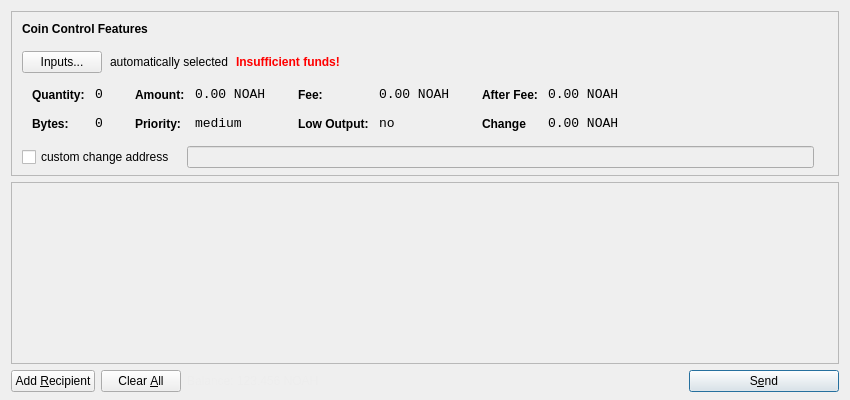
<?xml version="1.0" encoding="UTF-8"?>
<ui version="4.0">
 <class>SendCoinsDialog</class>
 <widget class="QDialog" name="SendCoinsDialog">
  <property name="geometry">
   <rect>
    <x>0</x>
    <y>0</y>
    <width>850</width>
    <height>400</height>
   </rect>
  </property>
  <property name="windowTitle">
   <string>Send Coins</string>
  </property>
  <layout class="QVBoxLayout" name="verticalLayout" stretch="0,1,0">
   <property name="bottomMargin">
    <number>8</number>
   </property>
   <item>
    <widget class="QFrame" name="frameCoinControl">
     <property name="sizePolicy">
      <sizepolicy hsizetype="Expanding" vsizetype="Expanding">
       <horstretch>0</horstretch>
       <verstretch>0</verstretch>
      </sizepolicy>
     </property>
     <property name="maximumSize">
      <size>
       <width>16777215</width>
       <height>16777215</height>
      </size>
     </property>
     <property name="frameShape">
      <enum>QFrame::StyledPanel</enum>
     </property>
     <property name="frameShadow">
      <enum>QFrame::Sunken</enum>
     </property>
     <layout class="QVBoxLayout" name="verticalLayoutCoinControl2">
      <property name="spacing">
       <number>6</number>
      </property>
      <property name="leftMargin">
       <number>0</number>
      </property>
      <property name="topMargin">
       <number>0</number>
      </property>
      <property name="rightMargin">
       <number>0</number>
      </property>
      <property name="bottomMargin">
       <number>6</number>
      </property>
      <item>
       <layout class="QVBoxLayout" name="verticalLayoutCoinControl" stretch="0,0,0,0,1">
        <property name="spacing">
         <number>0</number>
        </property>
        <property name="leftMargin">
         <number>10</number>
        </property>
        <property name="topMargin">
         <number>10</number>
        </property>
        <item>
         <layout class="QHBoxLayout" name="horizontalLayoutCoinControl1">
          <property name="bottomMargin">
           <number>15</number>
          </property>
          <item>
           <widget class="QLabel" name="labelCoinControlFeatures">
            <property name="sizePolicy">
             <sizepolicy hsizetype="Preferred" vsizetype="Maximum">
              <horstretch>0</horstretch>
              <verstretch>0</verstretch>
             </sizepolicy>
            </property>
            <property name="font">
             <font>
              <weight>75</weight>
              <bold>true</bold>
             </font>
            </property>
            <property name="styleSheet">
             <string notr="true">font-weight:bold;</string>
            </property>
            <property name="text">
             <string>Coin Control Features</string>
            </property>
           </widget>
          </item>
         </layout>
        </item>
        <item>
         <layout class="QHBoxLayout" name="horizontalLayoutCoinControl2" stretch="0,0,0,0">
          <property name="spacing">
           <number>8</number>
          </property>
          <property name="bottomMargin">
           <number>10</number>
          </property>
          <item>
           <widget class="QPushButton" name="pushButtonCoinControl">
            <property name="styleSheet">
             <string notr="true"/>
            </property>
            <property name="text">
             <string>Inputs...</string>
            </property>
           </widget>
          </item>
          <item>
           <widget class="QLabel" name="labelCoinControlAutomaticallySelected">
            <property name="text">
             <string>automatically selected</string>
            </property>
            <property name="margin">
             <number>5</number>
            </property>
           </widget>
          </item>
          <item>
           <widget class="QLabel" name="labelCoinControlInsuffFunds">
            <property name="font">
             <font>
              <weight>75</weight>
              <bold>true</bold>
             </font>
            </property>
            <property name="styleSheet">
             <string notr="true">color:red;font-weight:bold;</string>
            </property>
            <property name="text">
             <string>Insufficient funds!</string>
            </property>
            <property name="margin">
             <number>5</number>
            </property>
           </widget>
          </item>
          <item>
           <spacer name="horizontalSpacerCoinControl">
            <property name="orientation">
             <enum>Qt::Horizontal</enum>
            </property>
            <property name="sizeHint" stdset="0">
             <size>
              <width>40</width>
              <height>1</height>
             </size>
            </property>
           </spacer>
          </item>
         </layout>
        </item>
        <item>
         <widget class="QWidget" name="widgetCoinControl" native="true">
          <property name="sizePolicy">
           <sizepolicy hsizetype="Preferred" vsizetype="Preferred">
            <horstretch>0</horstretch>
            <verstretch>0</verstretch>
           </sizepolicy>
          </property>
          <property name="minimumSize">
           <size>
            <width>0</width>
            <height>0</height>
           </size>
          </property>
          <property name="styleSheet">
           <string notr="true"/>
          </property>
          <layout class="QHBoxLayout" name="horizontalLayoutCoinControl5">
           <property name="margin">
            <number>0</number>
           </property>
           <item>
            <layout class="QHBoxLayout" name="horizontalLayoutCoinControl3" stretch="0,0,0,1">
             <property name="spacing">
              <number>20</number>
             </property>
             <property name="topMargin">
              <number>0</number>
             </property>
             <property name="bottomMargin">
              <number>10</number>
             </property>
             <item>
              <layout class="QFormLayout" name="formLayoutCoinControl1">
               <property name="horizontalSpacing">
                <number>10</number>
               </property>
               <property name="verticalSpacing">
                <number>14</number>
               </property>
               <property name="leftMargin">
                <number>10</number>
               </property>
               <property name="topMargin">
                <number>4</number>
               </property>
               <property name="rightMargin">
                <number>6</number>
               </property>
               <item row="0" column="0">
                <widget class="QLabel" name="labelCoinControlQuantityText">
                 <property name="styleSheet">
                  <string notr="true">font-weight:bold;</string>
                 </property>
                 <property name="text">
                  <string>Quantity:</string>
                 </property>
                 <property name="margin">
                  <number>0</number>
                 </property>
                </widget>
               </item>
               <item row="0" column="1">
                <widget class="QLabel" name="labelCoinControlQuantity">
                 <property name="font">
                  <font>
                   <family>Monospace</family>
                   <pointsize>10</pointsize>
                  </font>
                 </property>
                 <property name="cursor">
                  <cursorShape>IBeamCursor</cursorShape>
                 </property>
                 <property name="contextMenuPolicy">
                  <enum>Qt::ActionsContextMenu</enum>
                 </property>
                 <property name="text">
                  <string>0</string>
                 </property>
                 <property name="margin">
                  <number>0</number>
                 </property>
                 <property name="textInteractionFlags">
                  <set>Qt::LinksAccessibleByMouse|Qt::TextSelectableByKeyboard|Qt::TextSelectableByMouse</set>
                 </property>
                </widget>
               </item>
               <item row="1" column="0">
                <widget class="QLabel" name="labelCoinControlBytesText">
                 <property name="styleSheet">
                  <string notr="true">font-weight:bold;</string>
                 </property>
                 <property name="text">
                  <string>Bytes:</string>
                 </property>
                </widget>
               </item>
               <item row="1" column="1">
                <widget class="QLabel" name="labelCoinControlBytes">
                 <property name="font">
                  <font>
                   <family>Monospace</family>
                   <pointsize>10</pointsize>
                  </font>
                 </property>
                 <property name="cursor">
                  <cursorShape>IBeamCursor</cursorShape>
                 </property>
                 <property name="contextMenuPolicy">
                  <enum>Qt::ActionsContextMenu</enum>
                 </property>
                 <property name="text">
                  <string>0</string>
                 </property>
                 <property name="textInteractionFlags">
                  <set>Qt::LinksAccessibleByMouse|Qt::TextSelectableByKeyboard|Qt::TextSelectableByMouse</set>
                 </property>
                </widget>
               </item>
              </layout>
             </item>
             <item>
              <layout class="QFormLayout" name="formLayoutCoinControl2">
               <property name="horizontalSpacing">
                <number>10</number>
               </property>
               <property name="verticalSpacing">
                <number>14</number>
               </property>
               <property name="leftMargin">
                <number>6</number>
               </property>
               <property name="topMargin">
                <number>4</number>
               </property>
               <property name="rightMargin">
                <number>6</number>
               </property>
               <item row="0" column="0">
                <widget class="QLabel" name="labelCoinControlAmountText">
                 <property name="styleSheet">
                  <string notr="true">font-weight:bold;</string>
                 </property>
                 <property name="text">
                  <string>Amount:</string>
                 </property>
                 <property name="margin">
                  <number>0</number>
                 </property>
                </widget>
               </item>
               <item row="0" column="1">
                <widget class="QLabel" name="labelCoinControlAmount">
                 <property name="font">
                  <font>
                   <family>Monospace</family>
                   <pointsize>10</pointsize>
                  </font>
                 </property>
                 <property name="cursor">
                  <cursorShape>IBeamCursor</cursorShape>
                 </property>
                 <property name="contextMenuPolicy">
                  <enum>Qt::ActionsContextMenu</enum>
                 </property>
                 <property name="text">
                  <string>0.00 NOAH</string>
                 </property>
                 <property name="textInteractionFlags">
                  <set>Qt::LinksAccessibleByMouse|Qt::TextSelectableByKeyboard|Qt::TextSelectableByMouse</set>
                 </property>
                </widget>
               </item>
               <item row="1" column="0">
                <widget class="QLabel" name="labelCoinControlPriorityText">
                 <property name="styleSheet">
                  <string notr="true">font-weight:bold;</string>
                 </property>
                 <property name="text">
                  <string>Priority:</string>
                 </property>
                </widget>
               </item>
               <item row="1" column="1">
                <widget class="QLabel" name="labelCoinControlPriority">
                 <property name="font">
                  <font>
                   <family>Monospace</family>
                   <pointsize>10</pointsize>
                  </font>
                 </property>
                 <property name="cursor">
                  <cursorShape>IBeamCursor</cursorShape>
                 </property>
                 <property name="contextMenuPolicy">
                  <enum>Qt::ActionsContextMenu</enum>
                 </property>
                 <property name="text">
                  <string>medium</string>
                 </property>
                 <property name="textInteractionFlags">
                  <set>Qt::LinksAccessibleByMouse|Qt::TextSelectableByKeyboard|Qt::TextSelectableByMouse</set>
                 </property>
                </widget>
               </item>
              </layout>
             </item>
             <item>
              <layout class="QFormLayout" name="formLayoutCoinControl3">
               <property name="horizontalSpacing">
                <number>10</number>
               </property>
               <property name="verticalSpacing">
                <number>14</number>
               </property>
               <property name="leftMargin">
                <number>6</number>
               </property>
               <property name="topMargin">
                <number>4</number>
               </property>
               <property name="rightMargin">
                <number>6</number>
               </property>
               <item row="0" column="0">
                <widget class="QLabel" name="labelCoinControlFeeText">
                 <property name="styleSheet">
                  <string notr="true">font-weight:bold;</string>
                 </property>
                 <property name="text">
                  <string>Fee:</string>
                 </property>
                 <property name="margin">
                  <number>0</number>
                 </property>
                </widget>
               </item>
               <item row="0" column="1">
                <widget class="QLabel" name="labelCoinControlFee">
                 <property name="font">
                  <font>
                   <family>Monospace</family>
                   <pointsize>10</pointsize>
                  </font>
                 </property>
                 <property name="cursor">
                  <cursorShape>IBeamCursor</cursorShape>
                 </property>
                 <property name="contextMenuPolicy">
                  <enum>Qt::ActionsContextMenu</enum>
                 </property>
                 <property name="text">
                  <string>0.00 NOAH</string>
                 </property>
                 <property name="textInteractionFlags">
                  <set>Qt::LinksAccessibleByMouse|Qt::TextSelectableByKeyboard|Qt::TextSelectableByMouse</set>
                 </property>
                </widget>
               </item>
               <item row="1" column="0">
                <widget class="QLabel" name="labelCoinControlLowOutputText">
                 <property name="styleSheet">
                  <string notr="true">font-weight:bold;</string>
                 </property>
                 <property name="text">
                  <string>Low Output:</string>
                 </property>
                </widget>
               </item>
               <item row="1" column="1">
                <widget class="QLabel" name="labelCoinControlLowOutput">
                 <property name="font">
                  <font>
                   <family>Monospace</family>
                   <pointsize>10</pointsize>
                  </font>
                 </property>
                 <property name="cursor">
                  <cursorShape>IBeamCursor</cursorShape>
                 </property>
                 <property name="contextMenuPolicy">
                  <enum>Qt::ActionsContextMenu</enum>
                 </property>
                 <property name="text">
                  <string>no</string>
                 </property>
                 <property name="textInteractionFlags">
                  <set>Qt::LinksAccessibleByMouse|Qt::TextSelectableByKeyboard|Qt::TextSelectableByMouse</set>
                 </property>
                </widget>
               </item>
              </layout>
             </item>
             <item>
              <layout class="QFormLayout" name="formLayoutCoinControl4">
               <property name="horizontalSpacing">
                <number>10</number>
               </property>
               <property name="verticalSpacing">
                <number>14</number>
               </property>
               <property name="leftMargin">
                <number>6</number>
               </property>
               <property name="topMargin">
                <number>4</number>
               </property>
               <property name="rightMargin">
                <number>6</number>
               </property>
               <item row="0" column="0">
                <widget class="QLabel" name="labelCoinControlAfterFeeText">
                 <property name="styleSheet">
                  <string notr="true">font-weight:bold;</string>
                 </property>
                 <property name="text">
                  <string>After Fee:</string>
                 </property>
                 <property name="margin">
                  <number>0</number>
                 </property>
                </widget>
               </item>
               <item row="0" column="1">
                <widget class="QLabel" name="labelCoinControlAfterFee">
                 <property name="font">
                  <font>
                   <family>Monospace</family>
                   <pointsize>10</pointsize>
                  </font>
                 </property>
                 <property name="cursor">
                  <cursorShape>IBeamCursor</cursorShape>
                 </property>
                 <property name="contextMenuPolicy">
                  <enum>Qt::ActionsContextMenu</enum>
                 </property>
                 <property name="text">
                  <string>0.00 NOAH</string>
                 </property>
                 <property name="textInteractionFlags">
                  <set>Qt::LinksAccessibleByMouse|Qt::TextSelectableByKeyboard|Qt::TextSelectableByMouse</set>
                 </property>
                </widget>
               </item>
               <item row="1" column="0">
                <widget class="QLabel" name="labelCoinControlChangeText">
                 <property name="styleSheet">
                  <string notr="true">font-weight:bold;</string>
                 </property>
                 <property name="text">
                  <string>Change</string>
                 </property>
                </widget>
               </item>
               <item row="1" column="1">
                <widget class="QLabel" name="labelCoinControlChange">
                 <property name="font">
                  <font>
                   <family>Monospace</family>
                   <pointsize>10</pointsize>
                  </font>
                 </property>
                 <property name="cursor">
                  <cursorShape>IBeamCursor</cursorShape>
                 </property>
                 <property name="contextMenuPolicy">
                  <enum>Qt::ActionsContextMenu</enum>
                 </property>
                 <property name="text">
                  <string>0.00 NOAH</string>
                 </property>
                 <property name="textInteractionFlags">
                  <set>Qt::LinksAccessibleByMouse|Qt::TextSelectableByKeyboard|Qt::TextSelectableByMouse</set>
                 </property>
                </widget>
               </item>
              </layout>
             </item>
            </layout>
           </item>
          </layout>
         </widget>
        </item>
        <item>
         <layout class="QHBoxLayout" name="horizontalLayoutCoinControl4" stretch="0,0,0">
          <property name="spacing">
           <number>12</number>
          </property>
          <property name="sizeConstraint">
           <enum>QLayout::SetDefaultConstraint</enum>
          </property>
          <property name="topMargin">
           <number>5</number>
          </property>
          <property name="rightMargin">
           <number>5</number>
          </property>
          <item>
           <widget class="QCheckBox" name="checkBoxCoinControlChange">
            <property name="text">
             <string>custom change address</string>
            </property>
           </widget>
          </item>
          <item>
           <widget class="QLineEdit" name="lineEditCoinControlChange">
            <property name="enabled">
             <bool>false</bool>
            </property>
            <property name="sizePolicy">
             <sizepolicy hsizetype="Expanding" vsizetype="Fixed">
              <horstretch>0</horstretch>
              <verstretch>0</verstretch>
             </sizepolicy>
            </property>
           </widget>
          </item>
          <item>
           <widget class="QLabel" name="labelCoinControlChangeLabel">
            <property name="sizePolicy">
             <sizepolicy hsizetype="Preferred" vsizetype="Expanding">
              <horstretch>0</horstretch>
              <verstretch>0</verstretch>
             </sizepolicy>
            </property>
            <property name="minimumSize">
             <size>
              <width>0</width>
              <height>0</height>
             </size>
            </property>
            <property name="text">
             <string/>
            </property>
            <property name="margin">
             <number>3</number>
            </property>
           </widget>
          </item>
         </layout>
        </item>
        <item>
         <spacer name="verticalSpacerCoinControl">
          <property name="orientation">
           <enum>Qt::Vertical</enum>
          </property>
          <property name="sizeHint" stdset="0">
           <size>
            <width>800</width>
            <height>1</height>
           </size>
          </property>
         </spacer>
        </item>
       </layout>
      </item>
     </layout>
    </widget>
   </item>
   <item>
    <widget class="QScrollArea" name="scrollArea">
     <property name="widgetResizable">
      <bool>true</bool>
     </property>
     <widget class="QWidget" name="scrollAreaWidgetContents">
      <property name="geometry">
       <rect>
        <x>0</x>
        <y>0</y>
        <width>830</width>
        <height>156</height>
       </rect>
      </property>
      <layout class="QVBoxLayout" name="verticalLayout_2">
       <property name="margin">
        <number>0</number>
       </property>
       <item>
        <layout class="QVBoxLayout" name="entries">
         <property name="spacing">
          <number>6</number>
         </property>
        </layout>
       </item>
       <item>
        <spacer name="verticalSpacer">
         <property name="orientation">
          <enum>Qt::Vertical</enum>
         </property>
         <property name="sizeHint" stdset="0">
          <size>
           <width>20</width>
           <height>40</height>
          </size>
         </property>
        </spacer>
       </item>
      </layout>
     </widget>
    </widget>
   </item>
   <item>
    <layout class="QHBoxLayout" name="horizontalLayout">
     <item>
      <widget class="QPushButton" name="addButton">
       <property name="toolTip">
        <string>Send to multiple recipients at once</string>
       </property>
       <property name="text">
        <string>Add &amp;Recipient</string>
       </property>
       <property name="icon">
        <iconset resource="../bitcoin.qrc">
         <normaloff>:/icons/add</normaloff>:/icons/add</iconset>
       </property>
       <property name="autoDefault">
        <bool>false</bool>
       </property>
      </widget>
     </item>
     <item>
      <widget class="QPushButton" name="clearButton">
       <property name="sizePolicy">
        <sizepolicy hsizetype="Minimum" vsizetype="Fixed">
         <horstretch>0</horstretch>
         <verstretch>0</verstretch>
        </sizepolicy>
       </property>
       <property name="toolTip">
        <string>Remove all transaction fields</string>
       </property>
       <property name="text">
        <string>Clear &amp;All</string>
       </property>
       <property name="icon">
        <iconset resource="../bitcoin.qrc">
         <normaloff>:/icons/remove</normaloff>:/icons/remove</iconset>
       </property>
       <property name="autoRepeatDelay">
        <number>300</number>
       </property>
       <property name="autoDefault">
        <bool>false</bool>
       </property>
      </widget>
     </item>
     <item>
      <layout class="QHBoxLayout" name="horizontalLayout_2">
       <property name="spacing">
        <number>3</number>
       </property>
       <item>
        <widget class="QLabel" name="label">
         <property name="sizePolicy">
          <sizepolicy hsizetype="Preferred" vsizetype="Fixed">
           <horstretch>0</horstretch>
           <verstretch>0</verstretch>
          </sizepolicy>
         </property>
         <property name="styleSheet">
          <string notr="true">#label { color: #ededed; }</string>
         </property>
         <property name="text">
          <string>Balance:</string>
         </property>
        </widget>
       </item>
       <item>
        <widget class="QLabel" name="labelBalance">
         <property name="sizePolicy">
          <sizepolicy hsizetype="Preferred" vsizetype="Fixed">
           <horstretch>0</horstretch>
           <verstretch>0</verstretch>
          </sizepolicy>
         </property>
         <property name="cursor">
          <cursorShape>IBeamCursor</cursorShape>
         </property>
         <property name="styleSheet">
          <string notr="true">#labelBalance { color: #ededed; }</string>
         </property>
         <property name="text">
          <string>123.456 NOAH</string>
         </property>
         <property name="textInteractionFlags">
          <set>Qt::LinksAccessibleByMouse|Qt::TextSelectableByKeyboard|Qt::TextSelectableByMouse</set>
         </property>
        </widget>
       </item>
      </layout>
     </item>
     <item>
      <spacer name="horizontalSpacer">
       <property name="orientation">
        <enum>Qt::Horizontal</enum>
       </property>
       <property name="sizeHint" stdset="0">
        <size>
         <width>40</width>
         <height>20</height>
        </size>
       </property>
      </spacer>
     </item>
     <item>
      <widget class="QPushButton" name="sendButton">
       <property name="minimumSize">
        <size>
         <width>150</width>
         <height>0</height>
        </size>
       </property>
       <property name="toolTip">
        <string>Confirm the send action</string>
       </property>
       <property name="text">
        <string>S&amp;end</string>
       </property>
       <property name="icon">
        <iconset resource="../bitcoin.qrc">
         <normaloff>:/icons/send</normaloff>:/icons/send</iconset>
       </property>
       <property name="default">
        <bool>true</bool>
       </property>
      </widget>
     </item>
    </layout>
   </item>
  </layout>
 </widget>
 <resources>
  <include location="../bitcoin.qrc"/>
 </resources>
 <connections/>
</ui>
